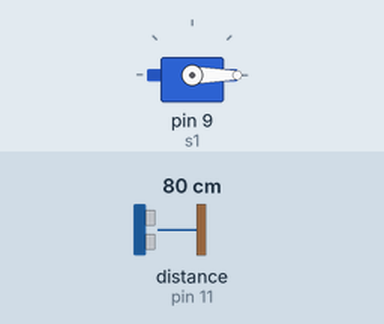
Recording of a sketch running on a simulated Arduino Uno, built with avr-gcc and run on an emulated ATmega328P. On the bench: servo. Wiring (inferred from the names in the program): ultrasonic range finder: trigger pin 12; echo pin 11. The test bench sets the inputs (shaded band); at power-on: distance to the obstacle (sensor on pin 11) 80 cm. The echo pulse lasts 58.3 µs per cm; what the sketch prints to the serial monitor is not drawn.

Above: at 0.01 s.
1.3 s: distance to the obstacle (sensor on pin 11) set to 2 cm
At 2.2 s:
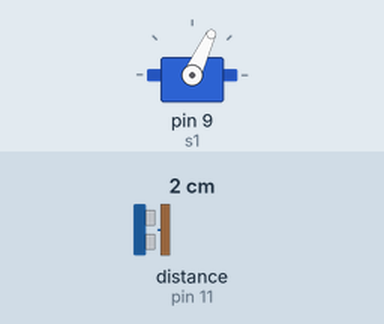
4.3 s: distance to the obstacle (sensor on pin 11) set to 299 cm
At 4.46 s:
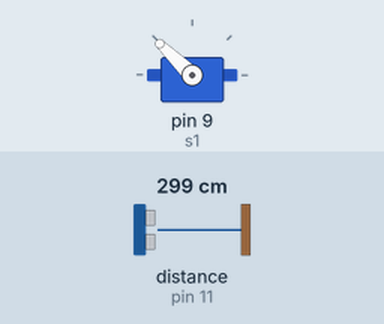
7.3 s: distance to the obstacle (sensor on pin 11) set to 250 cm
At 7.49 s:
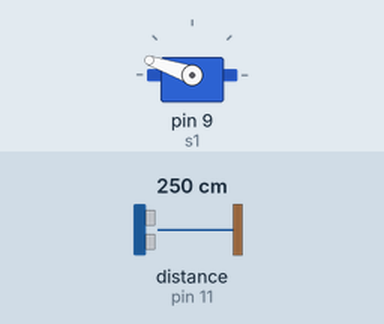
10.3 s: distance to the obstacle (sensor on pin 11) set to 9 cm
Timing chart, 0 to 14.3 s (numbered marks = the images above; inputs shaded):
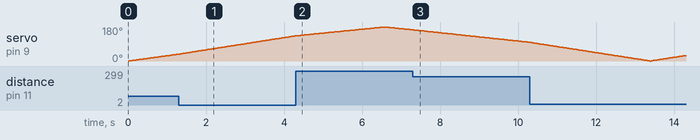

The sketch:

rotatingSonarScanner.ino
```cpp
#include <Servo.h>
const int trigPin=12;
const int echoPin=11;
long duration;
int distance;
Servo s1;

void setup() {
  Serial.begin(9600);
  pinMode(trigPin,OUTPUT);
  pinMode(echoPin,INPUT);
  s1.attach(9);
}

void loop(){
    for(int i=0;i<180;i=i+1){
        s1.write(i);
        delay(30);
        distance = calDist();
        Serial.print(i);
        Serial.print(",");
        Serial.print(distance);
        Serial.print(".");
     }
    for(int i=180;i>0;i=i-1){
        s1.write(i);
        delay(30);
        distance = calDist();
        Serial.print(i);
        Serial.print(",");
        Serial.print(distance);
        Serial.print(".");
    }
}

    int calDist(){
       digitalWrite(trigPin, LOW);
       delayMicroseconds(2);
       digitalWrite(trigPin, HIGH);
       delayMicroseconds(10);
       digitalWrite(trigPin, LOW);
       duration = pulseIn(echoPin, HIGH);
       distance= duration*0.034/2;
       return distance;
}
```
